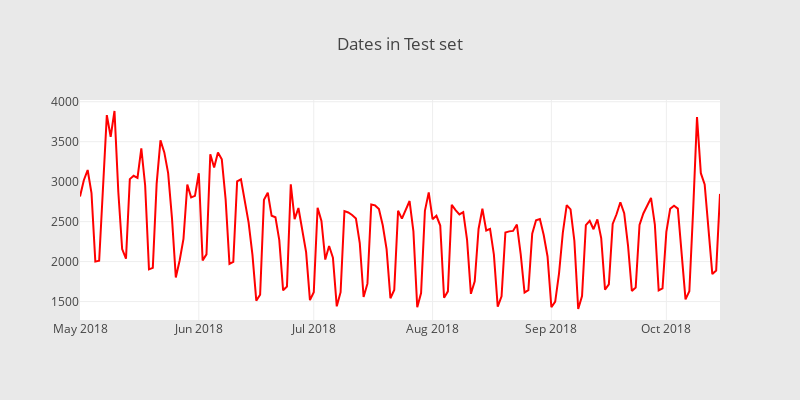

Source (notebook cell):
### Code cell
test_df['date'] = test_df['date'].apply(lambda x: datetime.date(int(str(x)[:4]), int(str(x)[4:6]), int(str(x)[6:])))
cnt_srs = test_df.groupby('date')['fullVisitorId'].size()


trace = scatter_plot(cnt_srs, 'red')

layout = go.Layout(
    height=400,
    width=800,
    paper_bgcolor='rgb(233,233,233)',
    title='Dates in Test set'
)

data = [trace]
fig = go.Figure(data=data, layout=layout)
py.iplot(fig, filename="ActivationDate")

### Figure 1 — Plotly figure (JSON) as saved in the notebook; plotly's stock layout.template omitted (floating-point values rounded to 4 significant figures; data arrays with more than 128 entries replaced by an {"elided": "..."} marker saying what was removed)
{"data": [{"marker": {"color": "red"}, "showlegend": false, "type": "scatter", "uid": "a5b032c4-65f7-4200-9b7e-67ddc4e472ff", "x": {"elided": "168 str values"}, "y": {"elided": "168 int values"}}], "layout": {"height": 400, "paper_bgcolor": "rgb(233,233,233)", "title": "Dates in Test set", "width": 800}}
